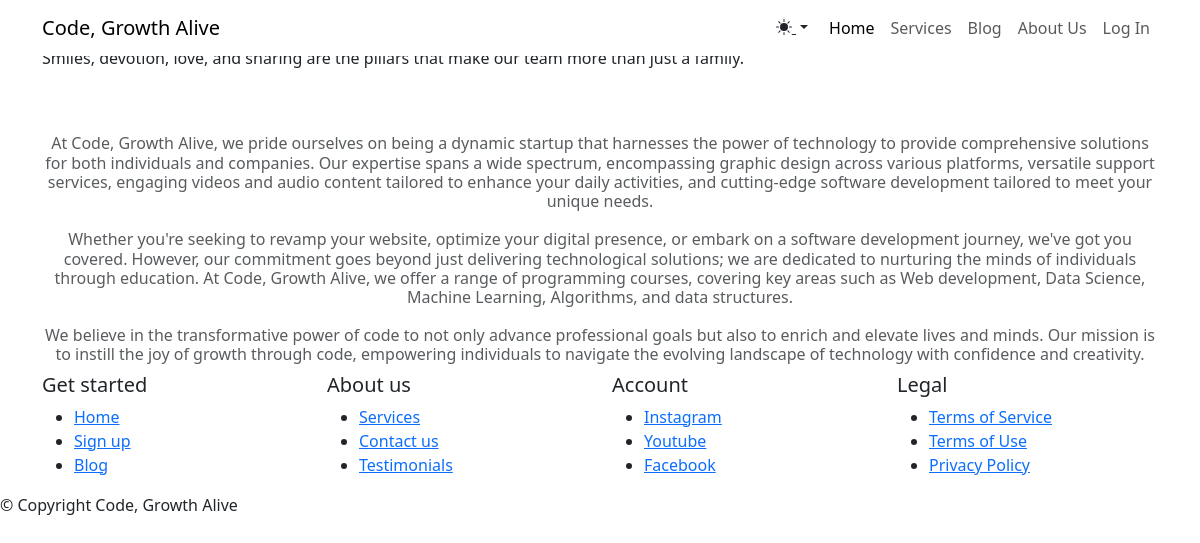
/about-us, run on an earlier commit of the app's database.
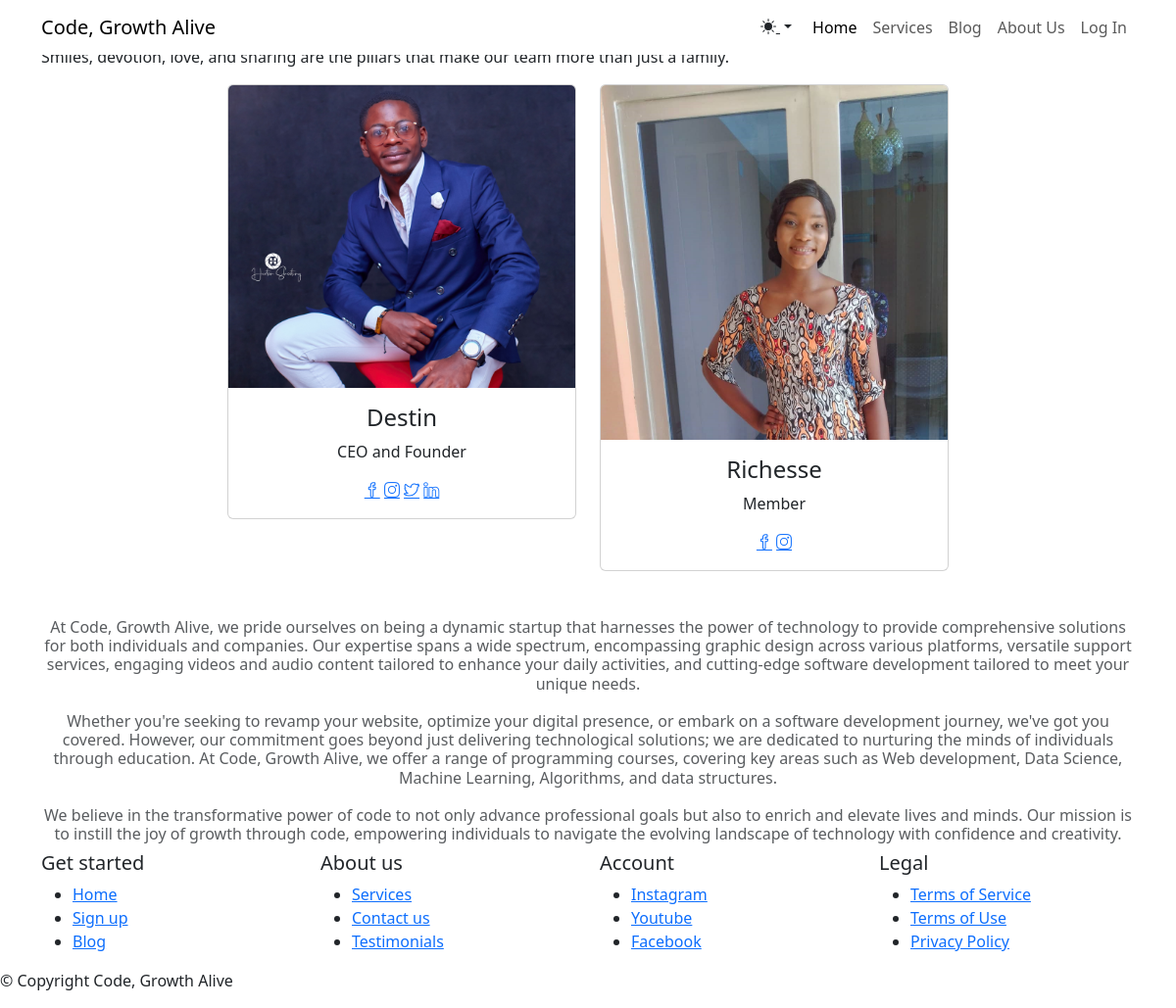
And on a later commit of the database.
### user/models.py (models this page shows)
class User(AbstractUser):
    class Role(models.TextChoices):
        SIMPLE = "Simple", "Simple"
        TEAM = "Team", "Team"
        ADMIN = "Admin", "Admin"
    base_role = Role.SIMPLE
    role = models.CharField(max_length=20, choices=Role.choices)
    thumbnail = models.ImageField(blank=True, null=True, upload_to='users')
    position = models.CharField(max_length=50, blank=True, null=True)
    facebook_link = models.URLField(blank=True, null=True)
    twitter_link = models.URLField(blank=True, null=True)
    instagram_link = models.URLField(blank=True, null=True)
    linkedIn_link = models.URLField(blank=True, null=True)

### user/views.py (the view)
# urls.py: path("about-us", about_view, name="about-us"),
def about_view(request):
    users = User.objects.filter(role='Team')
    return render(request, 'user/about-us.html', {'users':users})

### user/templates/user/about-us.html (shortened to what this page needs)
{% extends 'general/base.html' %}
{% load static %}
{% block content %}
<main class="page">
    <section class="clean-block about-us">
        <div class="container">
            <div class="block-heading">
                <h2 class="text-info">About Us</h2>
                <p>Smiles, devotion, love, and sharing are the pillars that make our team more than just a family.</p>
            </div>
            <div class="row justify-content-center">
                {% for user in users %}
                <div class="col-sm-6 col-lg-4">
                    <div class="card text-center clean-card">
                        <img class="card-img-top w-100 d-block" src="{{user.thumbnail.url }}">
                        <div class="card-body info">
                            <h4 class="card-title">{{ user.username }}</h4>
                            <p class="card-text">{{ user.position }}</p>
                            <div class="icons">
                                {% if user.facebook_link %}
                                <a href="{{ user.facebook_link }}"><i class="icon-social-facebook"></i></a>
                                {% endif %}
                                {% if user.instagram_link %}
                                <a href="{{ user.instagram_link }}"><i class="icon-social-instagram"></i></a>
                                {% endif %}
                                {% if user.twitter_link %}
                                <a href="{{ user.twitter_link }}"><i class="icon-social-twitter"></i></a>
                                {% endif %}
                                {% if user.linkedIn_link %}
                                <a href="{{ user.linkedIn_link }}"><i class="icon-social-linkedin"></i></a>
                                {% endif %}
                            </div>
                        </div>
                    </div>
                </div>
                {% endfor %}
            </div>
            <div class="justify-content-center">
                <br><br>
                <p class="h6 text-center text-muted">
                    At Code, Growth Alive, we pride ourselves on being a dynamic startup that harnesses the power of technology to provide comprehensive solutions for both individuals and companies.
                    Our expertise spans a wide spectrum, encompassing graphic design across various platforms, versatile support services, engaging videos and audio content tailored to enhance your daily activities, and cutting-edge software development tailored to meet your unique needs. <br><br>
                    Whether you're seeking to revamp your website, optimize your digital presence, or embark on a software development journey, we've got you covered.
                    However, our commitment goes beyond just delivering technological solutions; we are dedicated to nurturing the minds of individuals through education. At Code, Growth Alive, we offer a range of programming courses, covering key areas such as Web development, Data Science, Machine Learning, Algorithms, and data structures. <br><br>
                    We believe in the transformative power of code to not only advance professional goals but also to enrich and elevate lives and minds.
                    Our mission is to instill the joy of growth through code, empowering individuals to navigate the evolving landscape of technology with confidence and creativity.</p>
            </div>
        </div>
    </section>
</main>
{% endblock %}

### general/templates/general/base.html (shortened to what this page needs)
{% load static %}
<!DOCTYPE html>
<html data-bs-theme="auto" lang="en">
<head>
    <link rel="stylesheet" href="{% static 'bootstrap/css/bootstrap.min.css' %}">
    <link rel="stylesheet" href="{% static 'css/Montserrat.css' %}">
    <link rel="stylesheet" href="{% static 'fonts/simple-line-icons.min.css' %}">
    <link rel="stylesheet" href="{% static 'css/baguetteBox.min.css' %}">
    <link rel="stylesheet" href="{% static 'css/vanilla-zoom.min.css' %}">
    <link rel="stylesheet" href="https://cdn.jsdelivr.net/npm/bootstrap-icons@1.5.0/font/bootstrap-icons.css">
</head>
<body>
    <nav class="navbar navbar-expand-lg fixed-top bg-body clean-navbar navbar-light">
        <div class="container"><a class="navbar-brand logo" href="{% url 'home' %}">Code, Growth Alive</a>
            <div class="collapse navbar-collapse" id="navcol-1">
                <ul class="navbar-nav ms-auto">
                    <li class="nav-item">
                        <div class="theme-switcher dropdown">
                            <button class="btn btn-link dropdown-toggle" aria-expanded="false" data-bs-toggle="dropdown" type="button" style="color: var(--bs-body-color);">
                            </button>
                            </div>
                    </li>
                    <li class="nav-item"><a class="nav-link active" href="{% url 'home' %}">Home</a></li>
                    <li class="nav-item"><a class="nav-link" href="{% url 'services' %}">Services</a></li>
                    <li class="nav-item"><a class="nav-link" href="{% url 'articles' %}">Blog</a></li>
                    <li class="nav-item"><a class="nav-link" href="{% url 'about-us' %}">About Us</a></li>
                    <li class="nav-item">
                        {% if user.is_authenticated %}
                        <a class="nav-link" href="{% url 'logout' %}">Log Out</a>
                        {% else %}
                        <a class="nav-link" href="{% url 'login' %}">Log In</a>
                        {% endif %}
                    </li>
                </ul>
            </div>
        </div>
    </nav>
    {% block content %}
    {% load i18n %}
    {% endblock %}
    <footer class="page-footer dark">
        <div class="container">
            <div class="row">
                <div class="col-sm-3">
                    <h5>Get started</h5>
                    <ul>
                        <li><a href="{% url 'home' %}">Home</a></li>
                        <li><a href="{% url 'signup' %}">Sign up</a></li>
                        <li><a href="{% url 'articles' %}">Blog</a></li>
                    </ul>
                </div>
                <div class="col-sm-3">
                    <h5>About us</h5>
                    <ul>
                        <li><a href="{% url 'services' %}">Services</a></li>
                        <li><a href="{% url 'contact-us' %}">Contact us</a></li>
                        <li><a href="#">Testimonials</a></li>
                    </ul>
                </div>
                <div class="col-sm-3">
                    <h5>Account</h5>
                    <ul>
                        <li><a href="https://www.instagram.com/codegrowthalive__0?igsh=OGQ5ZDc2ODk2ZA==">Instagram</a></li>
                        <li><a href="https://youtube.com/@codeGrowthAlive?si=o2Qnav7zVML8ERn1">Youtube</a></li>
                        <li><a href="https://www.facebook.com/profile.php?id=61555082451303&mibextid=JRoKGi">Facebook</a></li>
                    </ul>
                </div>
                <div class="col-sm-3">
                    <h5>Legal</h5>
                    <ul>
                        <li><a href="#">Terms of Service</a></li>
                        <li><a href="#">Terms of Use</a></li>
                        <li><a href="#">Privacy Policy</a></li>
                    </ul>
                </div>
            </div>
        </div>
        <div class="footer-copyright">
            <p>© {{ year }} Copyright Code, Growth Alive</p>
        </div>
    </footer>
</body>
</html>

What changed in the data, as far as the page shows it:
now on this page (row edited): User: thumbnail (placeholder picture), username "Destin", position "CEO and Founder"
added User: thumbnail (picture), username "Richesse", position "Member"
